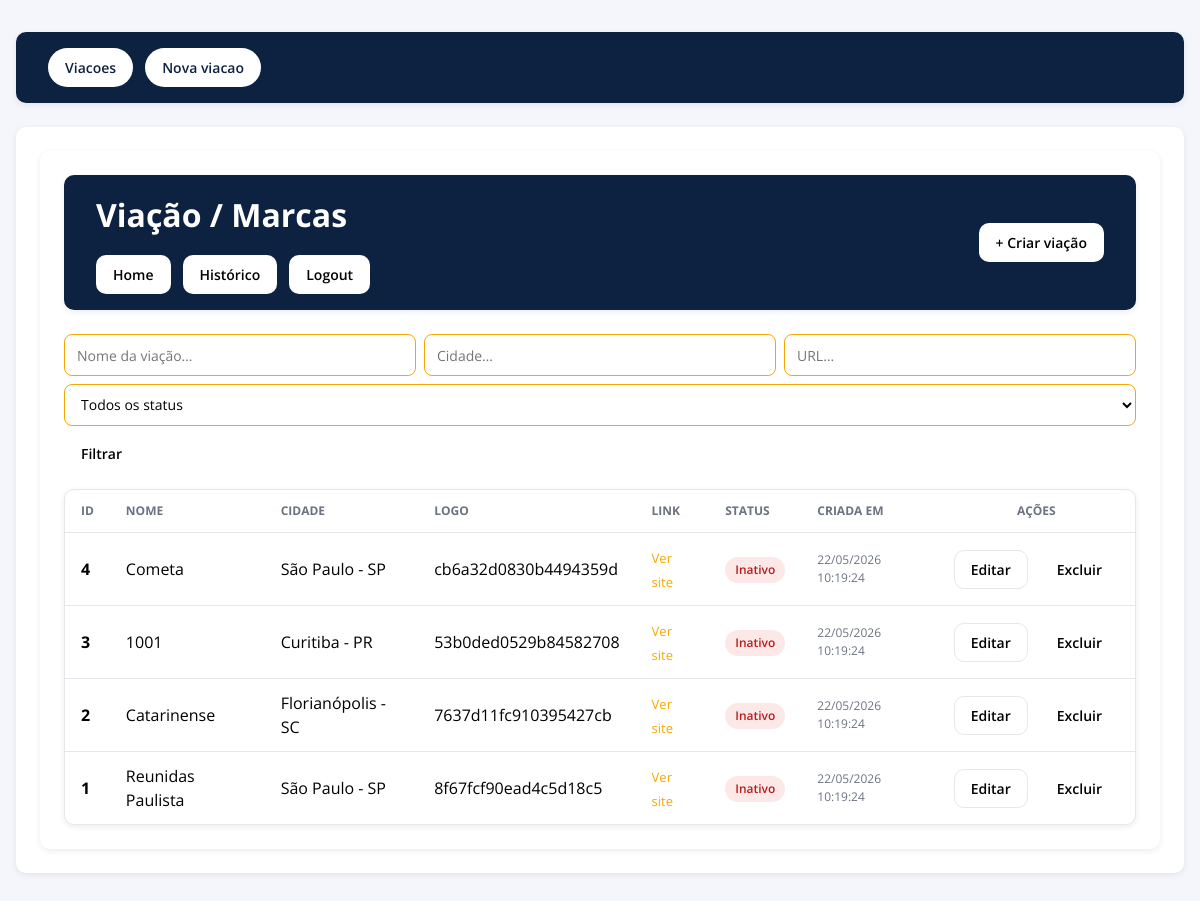
/ (signed in), run on the app's committed database.
### tables this page shows
CREATE TABLE IF NOT EXISTS viacoes
(
    id         INT AUTO_INCREMENT PRIMARY KEY,
    nome       VARCHAR(100) NOT NULL,
    url        VARCHAR(255) NOT NULL DEFAULT '',
    cidade     VARCHAR(100) NOT NULL DEFAULT '',
    logo       VARCHAR(255)          DEFAULT NULL,
    status     TINYINT(1)   NOT NULL DEFAULT 1,
    data_criacao TIMESTAMP    NOT NULL DEFAULT CURRENT_TIMESTAMP,
    data_atualizacao TIMESTAMP    NULL     DEFAULT NULL
        ON UPDATE CURRENT_TIMESTAMP
);

### Core/View.php (called while the page is built, shortened)
<?php
final class View
{
    public static function render(string $view, array $data = []): void
    {
        $basePath = dirname(__DIR__);
        $viewFile = $basePath . '/views/' . $view . '.php';
        extract($data, EXTR_SKIP);
        require $viewFile;
    }
}

### Controllers/ViacaoController.php (called while the page is built, shortened)
<?php
final class ViacaoController
{
    private ViacaoService   $viacaoService;
    public function __construct(?ViacaoService $ViacaoService = null)
    {
        $this->viacaoService    = $ViacaoService ?? new ViacaoService();
    }
    public function index(): void
    {
        $nome   = trim((string) ($_GET['nome']   ?? ''));
        $cidade = trim((string) ($_GET['cidade'] ?? ''));
        $url    = trim((string) ($_GET['url']    ?? ''));
        $status = $_GET['status'] ?? '';
        $viacoes = $this->viacaoService->listar(
            $nome   !== '' ? $nome   : null,
            $cidade !== '' ? $cidade : null,
            $url    !== '' ? $url    : null,
            $status !== '' ? $status : null,
        );
        $temFiltro = $nome !== '' || $cidade !== '' || $url !== '' || $status !== '';
        View::render('viacoes/index', [
            'title'     => 'Viações',
            'viacoes'   => $viacoes,
            'temFiltro' => $temFiltro,
            'filtros'   => compact('nome', 'cidade', 'url', 'status'),
        ]);
    }
}

### public/index.php (called while the page is built, shortened)
<?php
require_once __DIR__ . '/../database/db.php';
require __DIR__ . '/../routes/api.php';
$method = (string) ($_SERVER['REQUEST_METHOD'] ?? 'GET');
$router->dispatch($method, $uri);

### database/db.php (called while the page is built, shortened)
<?php
function env(string $key, ?string $default = null): string
{
    $value = getenv($key);
    if ($value === false || $value === '') {
        return $default ?? '';
    }
    return (string) $value;
}
function getPdo(): PDO
{
    static $pdo = null;
    if ($pdo instanceof PDO) {
        return $pdo;
    }
    $host = env('DB_HOST', 'db');
    $db = env('DB_NAME', 'viacoes');
    $user = env('DB_USER', 'root');
    $pass = env('DB_PASSWORD', 'root123');
    $charset = 'utf8mb4';
    $dsn = "mysql:host={$host};dbname={$db};charset={$charset}";
    $options = [
        PDO::ATTR_ERRMODE => PDO::ERRMODE_EXCEPTION,
        PDO::ATTR_DEFAULT_FETCH_MODE => PDO::FETCH_ASSOC,
    ];
    $pdo = new PDO($dsn, $user, $pass, $options);
    return $pdo;
}

### Services/ViacaoService.php (called while the page is built, shortened)
<?php
final class ViacaoService
{
    private PDO $pdo;
    public function __construct(?PDO $pdo = null)
    {
        $this->pdo = $pdo ?? \getPdo();
    }
    public function listar(
        ?string $nome   = null,
        ?string $cidade = null,
        ?string $url    = null,
        ?string $status = null
    ): array {
        $where  = [];
        $params = [];
        $whereClause = $where !== [] ? 'WHERE ' . implode(' AND ', $where) : '';
        $stmt = $this->pdo->prepare("SELECT * FROM viacoes {$whereClause} ORDER BY id DESC");
        $stmt->execute($params);
        return array_map(
            fn(array $row) => Viacao::fromRow($row),
            $stmt->fetchAll(PDO::FETCH_ASSOC)
        );
    }
}

### Models/Viacao.php (called while the page is built, shortened)
<?php
final class Viacao
{
    public static function fromRow(array $row): self
    {
        return new self(
            id: (int) $row['id'],
            nome: (string) $row['nome'],
            logo: $row['logo'],
            url: (string) $row['url'],
            cidade: (string) $row['cidade'],
            status: (int) $row['status'] === 1,
            data_criacao: $row['data_criacao'] !== null
                ? (new \DateTime($row['data_criacao']))
                    ->setTimezone(new \DateTimeZone('America/Sao_Paulo'))
                    ->format('d/m/Y H:i:s')
                : null,
        );
    }
}

### views/viacoes/index.php (the view, shortened to what this page needs)
<?php
$busca = $busca ?? '';
?>
<link rel="stylesheet" href="/css/layout.css">
<main class="container">
    <header class="page-header">
        <div>
            <h1 style="color: white">Viação / Marcas</h1>
            <nav class="actions">
                <a class="btn btn-primary" href="/home">Home</a>
                <a class="btn btn-primary"  href="/viacoes/historico">Histórico</a>
                <a class="btn btn-primary"  href="/logout">Logout</a>
            </nav>
        </div>
        <a href="/viacoes/create" class="btn btn-primary">
            + Criar viação
        </a>
    </header>
    <?php
    $filtros   = $filtros   ?? [];
    ?>
    <form method="get" action="/viacoes" class="search-bar search-bar--multi">
        <div class="search-group search-group--multi">
            <input type="search" name="nome"
                   class="search-input"
                   placeholder="Nome da viação…"
                   value="<?= htmlspecialchars($filtros['nome'] ?? '', ENT_QUOTES, 'UTF-8') ?>">
            <input type="search" name="cidade"
                   class="search-input"
                   placeholder="Cidade…"
                   value="<?= htmlspecialchars($filtros['cidade'] ?? '', ENT_QUOTES, 'UTF-8') ?>">
            <input type="search" name="url"
                   class="search-input"
                   placeholder="URL…"
                   value="<?= htmlspecialchars($filtros['url'] ?? '', ENT_QUOTES, 'UTF-8') ?>">
            <select name="status" class="search-select">
                <option value="">Todos os status</option>
            </select>
            <button type="submit" class="btn btn-primary">Filtrar</button>
        </div>
    </form>
    <?php if (count($viacoes) === 0): ?>
        <div class="card empty-state">
            <?php if ($busca !== ''): ?>
                <p>Nenhuma viação encontrada para a busca "<strong><?= htmlspecialchars($busca, ENT_QUOTES, 'UTF-8') ?></strong>".</p>
            <?php else: ?>
                <p>Nenhuma viação cadastrada no sistema.</p>
            <?php endif; ?>
        </div>
    <?php else: ?>
        <div class="table-card">
            <table>
                <thead>
                <tr>
                    <th>ID</th>
                    <th>Nome</th>
                    <th>Cidade</th>
                    <th>Logo</th>
                    <th>Link</th>
                    <th>Status</th>
                    <th class="date-text">Criada em</th>
                    <th style="text-align: center;">Ações</th>
                </tr>
                </thead>
                <tbody>
                <?php foreach ($viacoes as $viacao): ?>
                    <tr>
                        <td><strong><?= (int) $viacao->id ?></strong></td>
                        <td><?= htmlspecialchars($viacao->nome, ENT_QUOTES, 'UTF-8') ?></td>
                        <td><?= htmlspecialchars($viacao->cidade, ENT_QUOTES, 'UTF-8') ?></td>
                        <td><?= htmlspecialchars(substr($viacao?->logo ?? '', 0, 20), ENT_QUOTES, 'UTF-8') ?></td>
                        <td>
                            <a href="<?= htmlspecialchars($viacao->url, ENT_QUOTES, 'UTF-8') ?>"
                               target="_blank" class="url-link">
                                Ver site
                            </a>
                        </td>
                        <td>
                            <?php if ($viacao->status): ?>
                                <span class="badge badge-active">Ativo</span>
                            <?php else: ?>
                                <span class="badge badge-inactive">Inativo</span>
                            <?php endif; ?>
                        </td>
                        <td class="date-text">
                            <?= htmlspecialchars($viacao->data_criacao, ENT_QUOTES, 'UTF-8') ?>
                        </td>
                        <td>
                            <div class="actions" style="justify-content: flex-end;">
                                <a href="/viacoes/<?= (int) $viacao->id ?>/edit" class="btn btn-ghost">
                                    Editar
                                </a>
                                <form method="post" action="/viacoes/<?= (int) $viacao->id ?>/delete"
                                      onsubmit="return confirm('Remover esta marca?');">
                                    <button type="submit" class="btn btn-danger">Excluir</button>
                                </form>
                            </div>
                        </td>
                    </tr>
                <?php endforeach; ?>
                </tbody>
            </table>
        </div>
    <?php endif; ?>
</main>

### Core/Router.php (shortened to what this page needs)
<?php
final class Router
{
    private array $routes = [];
    private function add(string $method, string $pattern, callable|array $handler): void
    {
        $method = strtoupper($method);
        $pattern = $this->normalizePath($pattern);
        $this->routes[$method] ??= [];
        $this->routes[$method][] = [
            'pattern' => $pattern,
            'regex' => $this->patternToRegex($pattern),
            'handler' => $handler,
        ];
    }
    public function dispatch(string $method, string $uri): void
    {
        $method = strtoupper($method);
        $path = parse_url($uri, PHP_URL_PATH);
        $path = is_string($path) ? $path : '/';
        $path = $this->normalizePath($path);
        foreach ($this->routes[$method] ?? [] as $route) {
            $matches = [];
            if (preg_match($route['regex'], $path, $matches) !== 1) {
                continue;
            }
            $params = [];
            foreach ($matches as $key => $value) {
                if (!is_string($key)) {
                    continue;
                }
                $params[$key] = $value;
            }
            $this->invoke($route['handler'], $params);
            return;
        }
    }
    private function invoke(callable|array $handler, array $params): void
    {
        if (is_array($handler)) {
            [$class, $method] = $handler;
            $controller = new $class();
            $controller->$method(...$params);
            return;
        }
    }
    private function normalizePath(string $path): string
    {
        $path = '/' . ltrim($path, '/');
        if ($path !== '/') {
            $path = rtrim($path, '/');
        }
        return $path;
    }
    private function patternToRegex(string $pattern): string
    {
        $tmp = preg_replace_callback(
            '#\{([a-zA-Z_][a-zA-Z0-9_]*)\}#',
            static fn(array $m): string => '__PARAM__' . $m[1] . '__',
            $pattern
        );
        $quoted = preg_quote((string) $tmp, '#');
        $regex = preg_replace_callback(
            '#__PARAM__([a-zA-Z_][a-zA-Z0-9_]*)__#',
            static function (array $m): string {
                $name = $m[1];
                $paramPattern = $name === 'id' ? '\\d+' : '[^/]+';
                return '(?P<' . $name . '>' . $paramPattern . ')';
            },
            $quoted
        );
        return '#^' . (string) $regex . '$#';
    }
}

### data on the page
viacoes: id "4", nome "Cometa", cidade "São Paulo - SP", logo "cb6a32d0830b4494359d", data_criacao "22/05/2026 10:19:24"
viacoes: id "3", nome "1001", cidade "Curitiba - PR", logo "53b0ded0529b84582708", data_criacao "22/05/2026 10:19:24"
viacoes: id "2", nome "Catarinense", cidade "Florianópolis - SC", logo "7637d11fc910395427cb", data_criacao "22/05/2026 10:19:24"
viacoes: id "1", nome "Reunidas Paulista", cidade "São Paulo - SP", logo "8f67fcf90ead4c5d18c5", data_criacao "22/05/2026 10:19:24"
